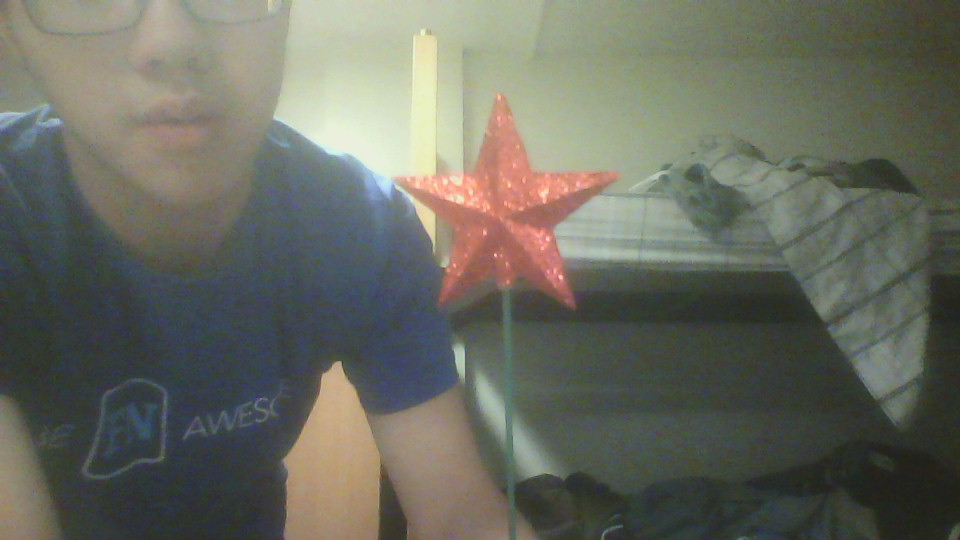
#> input picture star.png, 960 x 540 px, given in place of the camera
$ python obj_track.py   (older library calls are emulated)
#> lines starting #> are read from the running program, lines starting #| are printed output that depends on the picture; after the words box and inside, x2 and y2 are one past the last pixel; in counts of white or black regions, pixels touching at a corner belong together

import cv2
import numpy as np
import time

vid = cv2.VideoCapture(0)
prev_area = None
prev_coord = None
counter = 0
while(1):
    # Take each frame
    _, frame = vid.read()
#> frame is the input picture: shape (540, 960, 3); mean B, G, R 96.7, 107.1, 105.5
    # Convert BGR to HSV
    hsv = cv2.cvtColor(frame, cv2.COLOR_BGR2HSV)
#> hsv: shape (540, 960, 3); mean H, S, V 55.1, 47, 113.7
    # define range of blue color in HSV
    lower_yellow = np.array([30,100,100])
    upper_yellow = np.array([45,255,255])

    # Threshold the HSV image to get only blue colors
    mask = cv2.inRange(hsv, lower_yellow, upper_yellow)
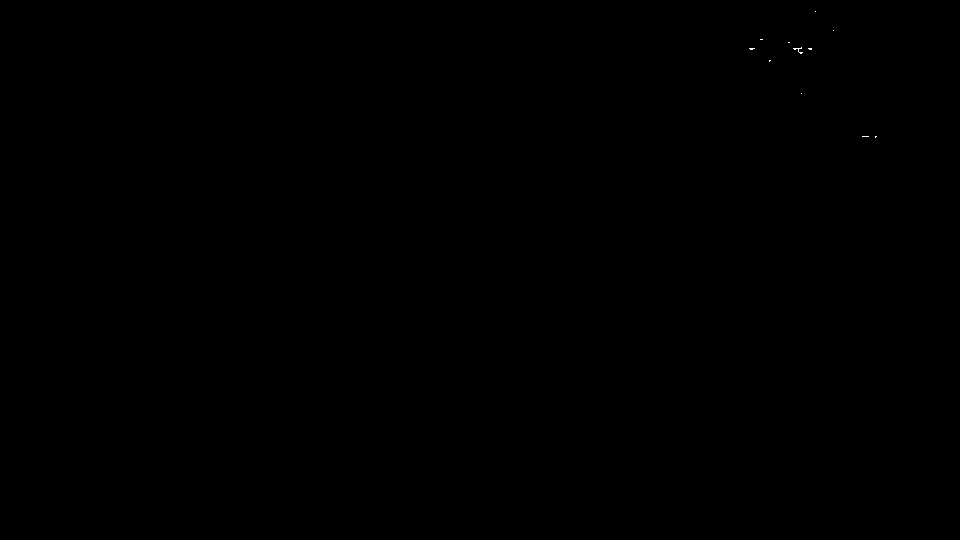
#> mask: shape (540, 960); 0.01% white in thin lines or dots, all inside (x1, y1, x2, y2) = (749, 11, 877, 138)

    # Bitwise-AND mask and original image
    res = cv2.bitwise_and(frame,frame, mask= mask)
    #erode and dilate kernel
    kernel = np.ones((15,15),np.uint8)
    opening = cv2.morphologyEx(res, cv2.MORPH_OPEN, kernel)
#> opening: shape (540, 960, 3); every value is 0
    # print(hsv[250:350,250:350])
    # cv2.rectangle(hsv, (250,250),(350,350),(255,0,0),2)
    img_bw = cv2.cvtColor(opening, cv2.COLOR_BGR2GRAY)
#> img_bw: shape (540, 960); every value is 0
    #start looking for rectangle
    ret,thresh = cv2.threshold(img_bw,0,50,0)
    _,contours,_ = cv2.findContours(thresh, cv2.RETR_EXTERNAL, cv2.CHAIN_APPROX_SIMPLE)
#> contours = []
#    # Find the index of the largest contour

    try:
        areas = [cv2.contourArea(c) for c in contours]
#> areas = []
        max_index = np.argmax(areas)
        cnt = contours[max_index]
        x,y,w,h = cv2.boundingRect(cnt)
        cv2.rectangle(frame, (x,y), (x + w,y + h), (0,255,0),2)
        if counter == 10:
            if prev_area != None:
                print("==============================")
                if areas[max_index] > prev_area + 1000:
                    print("move back")
                elif areas[max_index] < prev_area - 1000:
                    print("move forward")
            if prev_coord != None:
                if x > prev_coord[0] + 20:
                    print("move right")
                elif x < prev_coord[0] - 20:
                    print("move left")
                if y > prev_coord[1] + 20:
                    print("move down")
                elif y < prev_coord[1] - 20:
                    print("move up")
                print("===============================")
            prev_area = areas[max_index]
            prev_coord = (x,y)
            counter = 0
        else:
            counter += 1

    except ValueError:
        pass

    cv2.imshow('frame',frame)
    cv2.imshow('hsv',hsv)
    cv2.imshow('mask',mask)
    cv2.imshow('opening', opening)
    cv2.imshow('thresh', thresh)
    k = cv2.waitKey(5) & 0xFF
#> (key Esc is pressed here)
    if k == 27:
    	break

cv2.destroyAllWindows()
